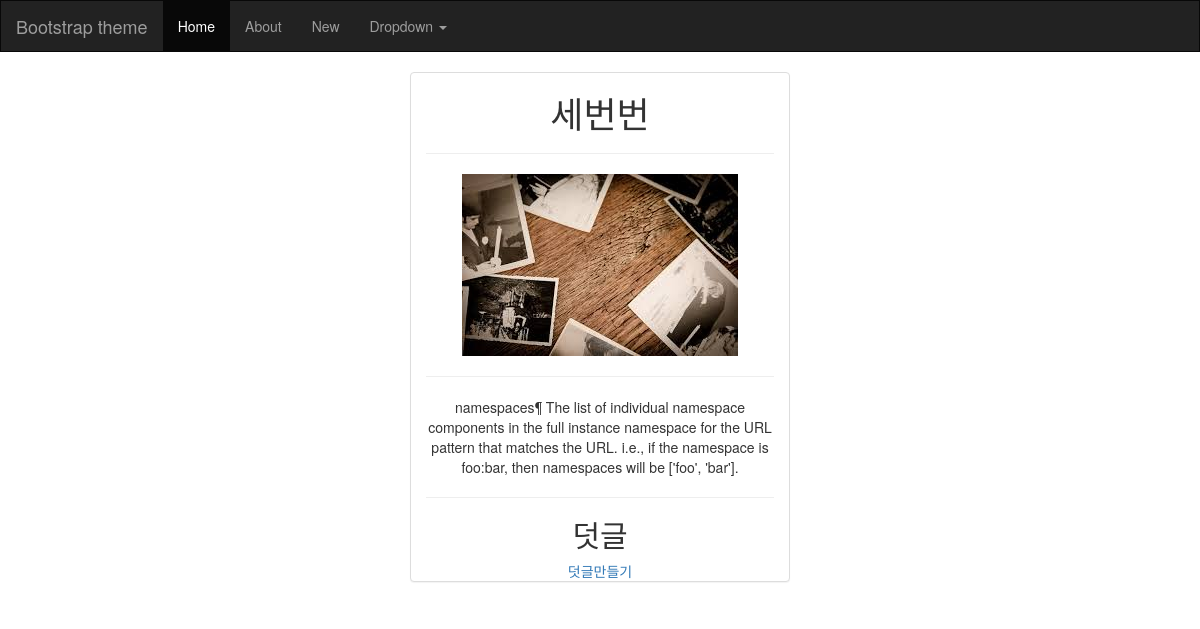
The page /blog/post/5/ on the database as committed earlier.
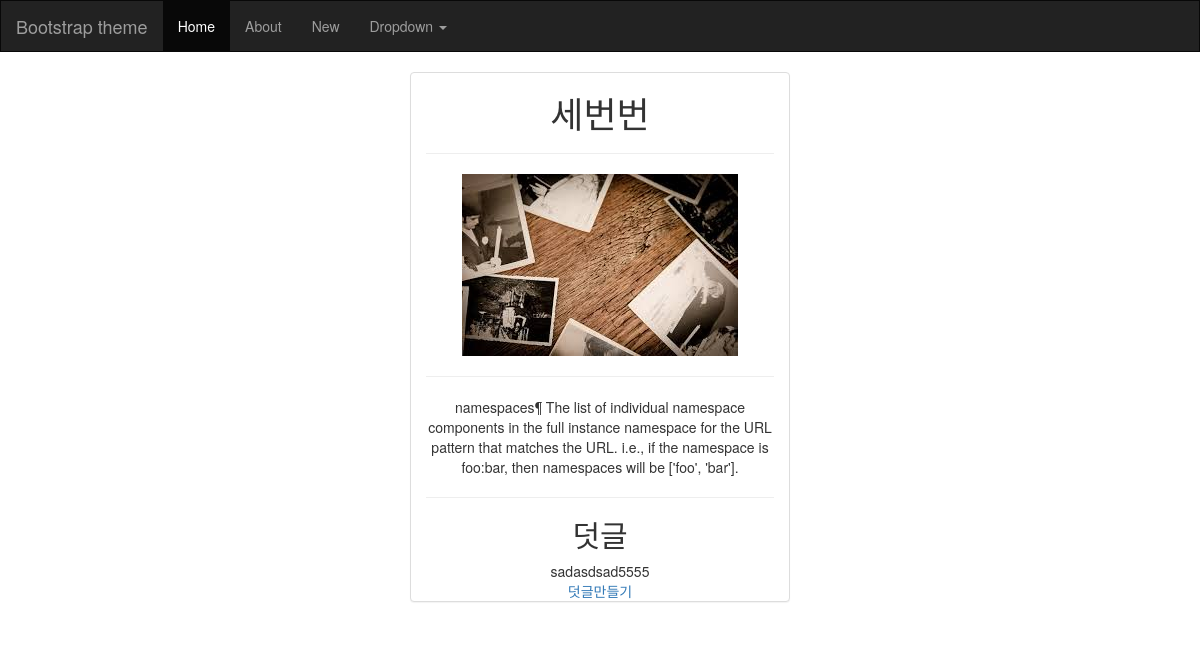
The same page on the database as committed later.
### blog/models.py (models this page shows, shortened)
class Comment(models.Model):
    post = models.ForeignKey(Post)
    content = models.TextField(max_length=200)

### blog/views.py (the view)
# urls.py: url(r'^post/(?P<pk>\d+)/$', views.DetailView.as_view(), name="detail"),
class DetailView(generic.DetailView):
    model = Post
    template_name = "blog/detail.html"

### blog/templates/blog/detail.html
{% extends 'blog/base.html' %}
{% block body %}
<div class="row">
    <div class="container">
        <div class="panel panel-default col-sm-offset-4 col-sm-4">
            <h1>{{ post.title }}</h1><hr>
            <p><img src="{{ post.image.url }}"/><p><hr>
            <p>{{ post.content }}</p>
            <hr>
            <h2>덧글</h2>
            {% for comment in post.comment_set.all %}
            <div>
                {{ comment.content }}
            </div>
            {% endfor %}
            <a href="{% url 'blog:comment-create' post.pk %}">덧글만들기</a>
        </div>
    </div>
</div>
{% endblock %}

Rows that differ between the two databases and show on the page:
added Comment: content "sadasdsad5555"
